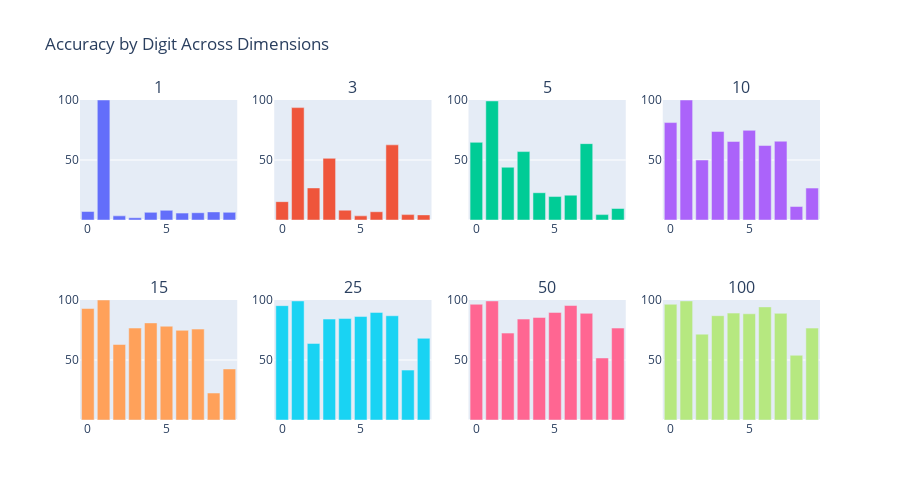

Write notebook code for a chart like this one.
### Markdown cell above
Examples above show how the accuracy of number with curves like 8 and 9 are very low compared to other like 0 and 1. Even as you increase dimensions it never really gets better compared to other numbers.

### Code cell
# Get dimension columns (everything except 'Num')
dimension_cols = [col for col in pd_dimension_vs_accuracy.columns if col != "Num"]

fig = make_subplots(rows=2, cols=4, subplot_titles=[str(col) for col in dimension_cols])

for i, dim_col in enumerate(dimension_cols):
    row = (i // 4) + 1
    col = (i % 4) + 1

    fig.add_trace(
        px.Bar(
            x=pd_dimension_vs_accuracy["Num"].tolist(),
            y=pd_dimension_vs_accuracy[dim_col].tolist(),
            showlegend=False,
        ),
        row=row,
        col=col,
    )

fig.update_yaxes(
    range=[0, 100],  # Force 0-100 range
    tickmode="array",  # Use specific tick values
    tickvals=[50, 100],  # Only show 0, 50, 100
    ticktext=["50", "100"],  # Labels for ticks
)


fig.update_layout(height=500, title_text="Accuracy by Digit Across Dimensions")
fig.show()

### Figure 1 — Plotly figure (JSON) as saved in the notebook; plotly's stock layout.template omitted (floating-point values rounded to 4 significant figures)
{"data": [{"showlegend": false, "type": "bar", "x": [0, 1, 2, 3, 4, 5, 6, 7, 8, 9], "xaxis": "x", "y": [7.059, 100, 3.448, 1.869, 6.364, 8.046, 5.747, 6.061, 6.742, 6.383], "yaxis": "y"}, {"showlegend": false, "type": "bar", "x": [0, 1, 2, 3, 4, 5, 6, 7, 8, 9], "xaxis": "x2", "y": [15.29, 93.65, 26.72, 51.4, 8.182, 3.448, 6.897, 62.63, 4.494, 4.255], "yaxis": "y2"}, {"showlegend": false, "type": "bar", "x": [0, 1, 2, 3, 4, 5, 6, 7, 8, 9], "xaxis": "x3", "y": [64.71, 99.21, 43.97, 57.01, 22.73, 19.54, 20.69, 63.64, 4.494, 9.574], "yaxis": "y3"}, {"showlegend": false, "type": "bar", "x": [0, 1, 2, 3, 4, 5, 6, 7, 8, 9], "xaxis": "x4", "y": [81.18, 100, 50, 73.83, 65.45, 74.71, 62.07, 65.66, 11.24, 26.6], "yaxis": "y4"}, {"showlegend": false, "type": "bar", "x": [0, 1, 2, 3, 4, 5, 6, 7, 8, 9], "xaxis": "x5", "y": [92.94, 100, 62.93, 76.64, 80.91, 78.16, 74.71, 75.76, 22.47, 42.55], "yaxis": "y5"}, {"showlegend": false, "type": "bar", "x": [0, 1, 2, 3, 4, 5, 6, 7, 8, 9], "xaxis": "x6", "y": [95.29, 99.21, 63.79, 84.11, 84.55, 86.21, 89.66, 86.87, 41.57, 68.09], "yaxis": "y6"}, {"showlegend": false, "type": "bar", "x": [0, 1, 2, 3, 4, 5, 6, 7, 8, 9], "xaxis": "x7", "y": [96.47, 99.21, 72.41, 84.11, 85.45, 89.66, 95.4, 88.89, 51.69, 76.6], "yaxis": "y7"}, {"showlegend": false, "type": "bar", "x": [0, 1, 2, 3, 4, 5, 6, 7, 8, 9], "xaxis": "x8", "y": [96.47, 99.21, 71.55, 86.92, 89.09, 88.51, 94.25, 88.89, 53.93, 76.6], "yaxis": "y8"}], "layout": {"annotations": [{"font": {"size": 16}, "showarrow": false, "text": "1", "x": 0.1062, "xanchor": "center", "xref": "paper", "y": 1, "yanchor": "bottom", "yref": "paper"}, {"font": {"size": 16}, "showarrow": false, "text": "3", "x": 0.3688, "xanchor": "center", "xref": "paper", "y": 1, "yanchor": "bottom", "yref": "paper"}, {"font": {"size": 16}, "showarrow": false, "text": "5", "x": 0.6313, "xanchor": "center", "xref": "paper", "y": 1, "yanchor": "bottom", "yref": "paper"}, {"font": {"size": 16}, "showarrow": false, "text": "10", "x": 0.8938, "xanchor": "center", "xref": "paper", "y": 1, "yanchor": "bottom", "yref": "paper"}, {"font": {"size": 16}, "showarrow": false, "text": "15", "x": 0.1062, "xanchor": "center", "xref": "paper", "y": 0.375, "yanchor": "bottom", "yref": "paper"}, {"font": {"size": 16}, "showarrow": false, "text": "25", "x": 0.3688, "xanchor": "center", "xref": "paper", "y": 0.375, "yanchor": "bottom", "yref": "paper"}, {"font": {"size": 16}, "showarrow": false, "text": "50", "x": 0.6313, "xanchor": "center", "xref": "paper", "y": 0.375, "yanchor": "bottom", "yref": "paper"}, {"font": {"size": 16}, "showarrow": false, "text": "100", "x": 0.8938, "xanchor": "center", "xref": "paper", "y": 0.375, "yanchor": "bottom", "yref": "paper"}], "height": 500, "title": {"text": "Accuracy by Digit Across Dimensions"}, "xaxis": {"anchor": "y", "domain": [0, 0.2125]}, "xaxis2": {"anchor": "y2", "domain": [0.2625, 0.475]}, "xaxis3": {"anchor": "y3", "domain": [0.525, 0.7375]}, "xaxis4": {"anchor": "y4", "domain": [0.7875, 1]}, "xaxis5": {"anchor": "y5", "domain": [0, 0.2125]}, "xaxis6": {"anchor": "y6", "domain": [0.2625, 0.475]}, "xaxis7": {"anchor": "y7", "domain": [0.525, 0.7375]}, "xaxis8": {"anchor": "y8", "domain": [0.7875, 1]}, "yaxis": {"anchor": "x", "domain": [0.625, 1], "range": [0, 100], "tickmode": "array", "ticktext": ["50", "100"], "tickvals": [50, 100]}, "yaxis2": {"anchor": "x2", "domain": [0.625, 1], "range": [0, 100], "tickmode": "array", "ticktext": ["50", "100"], "tickvals": [50, 100]}, "yaxis3": {"anchor": "x3", "domain": [0.625, 1], "range": [0, 100], "tickmode": "array", "ticktext": ["50", "100"], "tickvals": [50, 100]}, "yaxis4": {"anchor": "x4", "domain": [0.625, 1], "range": [0, 100], "tickmode": "array", "ticktext": ["50", "100"], "tickvals": [50, 100]}, "yaxis5": {"anchor": "x5", "domain": [0, 0.375], "range": [0, 100], "tickmode": "array", "ticktext": ["50", "100"], "tickvals": [50, 100]}, "yaxis6": {"anchor": "x6", "domain": [0, 0.375], "range": [0, 100], "tickmode": "array", "ticktext": ["50", "100"], "tickvals": [50, 100]}, "yaxis7": {"anchor": "x7", "domain": [0, 0.375], "range": [0, 100], "tickmode": "array", "ticktext": ["50", "100"], "tickvals": [50, 100]}, "yaxis8": {"anchor": "x8", "domain": [0, 0.375], "range": [0, 100], "tickmode": "array", "ticktext": ["50", "100"], "tickvals": [50, 100]}}}
